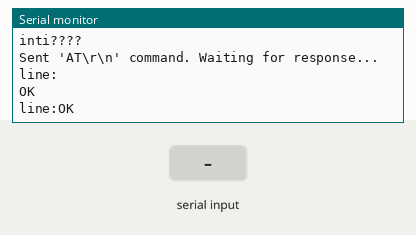
Simulated run of this sketch. Board: Arduino Uno, built with avr-gcc and run on an emulated ATmega328P. On the bench: the last lines printed to the serial monitor. The inputs (shaded band) are chosen by the test bench. The modem accepts every AT command (registered, SIM ready, sends succeed) and sends nothing else.

Above: at 3.2 s.
3.3 s: "R\n" received over Serial
At 4.4 s:
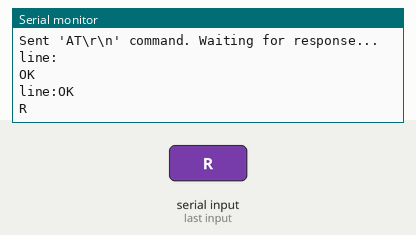
4.8 s: "R\n" received over the second serial link
At 5.5 s:
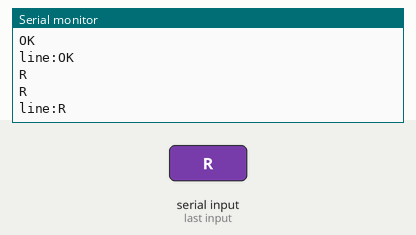
6.3 s: "C\n" received over Serial
At 6.7 s:
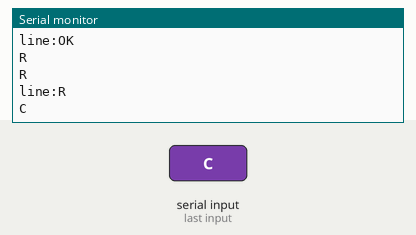
7.8 s: "C\n" received over the second serial link
At 9.0 s:
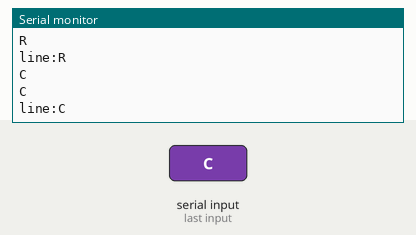
9.3 s: "1\n" received over Serial
At 10.1 s:
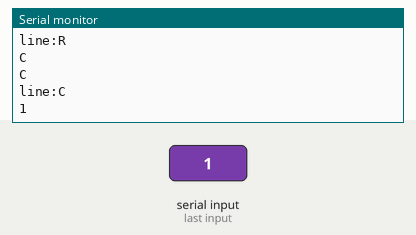

The sketch:

radiotest.ino
```cpp
#include <AltSoftSerial.h>

AltSoftSerial RYLR;
void sendradiomessage(String msg) {
    RYLR.print("AT+SEND=");
    RYLR.print("82");
    RYLR.print(",");
    RYLR.print(msg.length());
    RYLR.print(",");
    RYLR.print(msg);
    RYLR.print("\r\n");
}
void setup() {
    // put your setup code here, to run once:
    Serial.begin(9600);
    Serial.println("inti????");

    // Initialize the second serial port for communication with another device
    RYLR.begin(9600);

    // Wait a moment for the USB connection to establish
    delay(2000);


    RYLR.print("AT\r\n");
    Serial.println("Sent 'AT\\r\\n' command. Waiting for response...");
}
char line[64];
int lineindex = 0;
void loop() {
    // put your main code here, to run repeatedly:
    if (RYLR.available() > 0) {
        char c = RYLR.read();
        Serial.print(c);
        line[lineindex] = c;
        lineindex++;
        if (c == 10) {
            lineindex = 0;
            Serial.print("line:");
            Serial.println(line);
            if (line[1] == 82 && line[2] == 67) {
                Serial.print("message:");
                Serial.println(line[10]);
            }
        }
    }

    if (Serial.available()) {
        char c = Serial.read();
        Serial.println(c);
        RYLR.write(c);
    }
}
```

Measured:
- after the input at 3.3 s, the serial monitor: prints a new line at once (image 1)
- after the input at 4.8 s, the serial monitor: prints a new line at once (image 2)
- after the input at 6.3 s, the serial monitor: prints a new line at once (image 3)
- after the input at 7.8 s, the serial monitor: prints a new line at once (image 4)
- after the input at 9.3 s, the serial monitor: prints a new line at once (image 5)
